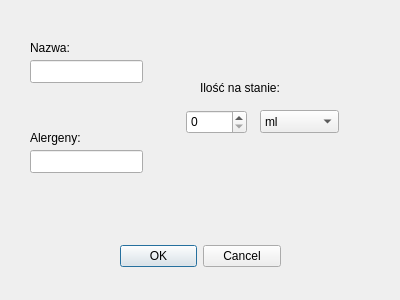
<?xml version="1.0" encoding="UTF-8"?>
<ui version="4.0">
 <class>AddProduct</class>
 <widget class="QDialog" name="AddProduct">
  <property name="geometry">
   <rect>
    <x>0</x>
    <y>0</y>
    <width>400</width>
    <height>300</height>
   </rect>
  </property>
  <property name="windowTitle">
   <string>Dodaj produkt</string>
  </property>
  <widget class="QDialogButtonBox" name="buttonBox">
   <property name="geometry">
    <rect>
     <x>120</x>
     <y>240</y>
     <width>161</width>
     <height>32</height>
    </rect>
   </property>
   <property name="orientation">
    <enum>Qt::Horizontal</enum>
   </property>
   <property name="standardButtons">
    <set>QDialogButtonBox::Cancel|QDialogButtonBox::Ok</set>
   </property>
  </widget>
  <widget class="QLineEdit" name="name">
   <property name="geometry">
    <rect>
     <x>30</x>
     <y>60</y>
     <width>113</width>
     <height>23</height>
    </rect>
   </property>
  </widget>
  <widget class="QLineEdit" name="allergens">
   <property name="geometry">
    <rect>
     <x>30</x>
     <y>150</y>
     <width>113</width>
     <height>23</height>
    </rect>
   </property>
  </widget>
  <widget class="QSpinBox" name="quantity">
   <property name="geometry">
    <rect>
     <x>186</x>
     <y>110</y>
     <width>61</width>
     <height>24</height>
    </rect>
   </property>
   <property name="maximum">
    <number>999999</number>
   </property>
  </widget>
  <widget class="QComboBox" name="unit">
   <property name="geometry">
    <rect>
     <x>260</x>
     <y>110</y>
     <width>79</width>
     <height>23</height>
    </rect>
   </property>
   <item>
    <property name="text">
     <string>ml</string>
    </property>
   </item>
   <item>
    <property name="text">
     <string>g</string>
    </property>
   </item>
   <item>
    <property name="text">
     <string>sz</string>
    </property>
   </item>
  </widget>
  <widget class="QLabel" name="label">
   <property name="geometry">
    <rect>
     <x>30</x>
     <y>40</y>
     <width>59</width>
     <height>15</height>
    </rect>
   </property>
   <property name="text">
    <string>Nazwa:</string>
   </property>
  </widget>
  <widget class="QLabel" name="label_2">
   <property name="geometry">
    <rect>
     <x>30</x>
     <y>130</y>
     <width>81</width>
     <height>16</height>
    </rect>
   </property>
   <property name="text">
    <string>Alergeny:</string>
   </property>
  </widget>
  <widget class="QLabel" name="label_3">
   <property name="geometry">
    <rect>
     <x>200</x>
     <y>80</y>
     <width>101</width>
     <height>16</height>
    </rect>
   </property>
   <property name="text">
    <string>Ilość na stanie:</string>
   </property>
  </widget>
 </widget>
 <resources/>
 <connections>
  <connection>
   <sender>buttonBox</sender>
   <signal>accepted()</signal>
   <receiver>AddProduct</receiver>
   <slot>accept()</slot>
   <hints>
    <hint type="sourcelabel">
     <x>248</x>
     <y>254</y>
    </hint>
    <hint type="destinationlabel">
     <x>157</x>
     <y>274</y>
    </hint>
   </hints>
  </connection>
  <connection>
   <sender>buttonBox</sender>
   <signal>rejected()</signal>
   <receiver>AddProduct</receiver>
   <slot>reject()</slot>
   <hints>
    <hint type="sourcelabel">
     <x>316</x>
     <y>260</y>
    </hint>
    <hint type="destinationlabel">
     <x>286</x>
     <y>274</y>
    </hint>
   </hints>
  </connection>
 </connections>
</ui>
